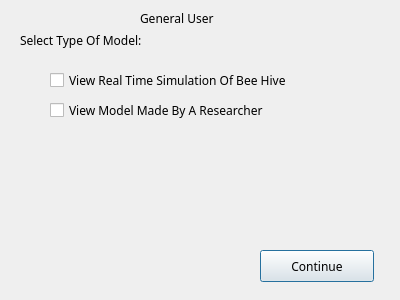
<?xml version="1.0" encoding="UTF-8"?>
<ui version="4.0">
 <class>secondWindow</class>
 <widget class="QDialog" name="secondWindow">
  <property name="geometry">
   <rect>
    <x>0</x>
    <y>0</y>
    <width>400</width>
    <height>300</height>
   </rect>
  </property>
  <property name="windowTitle">
   <string>Dialog</string>
  </property>
  <widget class="QPushButton" name="pushButton">
   <property name="geometry">
    <rect>
     <x>260</x>
     <y>250</y>
     <width>114</width>
     <height>32</height>
    </rect>
   </property>
   <property name="font">
    <font>
     <family>PingFang SC</family>
    </font>
   </property>
   <property name="text">
    <string>Continue</string>
   </property>
  </widget>
  <widget class="QLabel" name="label">
   <property name="geometry">
    <rect>
     <x>140</x>
     <y>10</y>
     <width>131</width>
     <height>16</height>
    </rect>
   </property>
   <property name="font">
    <font>
     <family>MingLiU</family>
    </font>
   </property>
   <property name="text">
    <string>General User</string>
   </property>
  </widget>
  <widget class="QLabel" name="label_2">
   <property name="geometry">
    <rect>
     <x>20</x>
     <y>30</y>
     <width>151</width>
     <height>21</height>
    </rect>
   </property>
   <property name="font">
    <font>
     <family>PingFang SC</family>
    </font>
   </property>
   <property name="text">
    <string>Select Type Of Model:</string>
   </property>
  </widget>
  <widget class="QCheckBox" name="checkBox">
   <property name="geometry">
    <rect>
     <x>50</x>
     <y>70</y>
     <width>281</width>
     <height>21</height>
    </rect>
   </property>
   <property name="font">
    <font>
     <family>PingFang SC</family>
    </font>
   </property>
   <property name="text">
    <string>View Real Time Simulation Of Bee Hive</string>
   </property>
  </widget>
  <widget class="QCheckBox" name="checkBox_3">
   <property name="geometry">
    <rect>
     <x>50</x>
     <y>100</y>
     <width>241</width>
     <height>21</height>
    </rect>
   </property>
   <property name="font">
    <font>
     <family>PingFang SC</family>
    </font>
   </property>
   <property name="text">
    <string>View Model Made By A Researcher</string>
   </property>
  </widget>
 </widget>
 <resources/>
 <connections/>
</ui>
